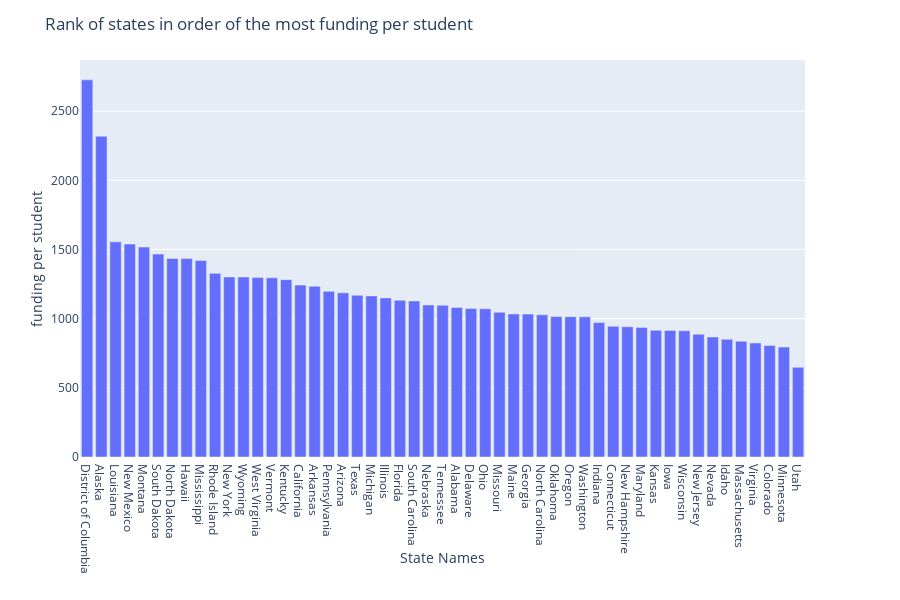

The code cell stored with this chart in its notebook:
### Code cell
# Visualize the states in order of the most funding per student.
fig = px.bar(funding_per_student, x='STNAME', y='funding_per_student')
fig.update_layout(
    title="Rank of states in order of the most funding per student",
    xaxis_title="State Names",
    yaxis_title="funding per student"
)
fig.show()

### Figure 1 — Plotly figure (JSON) as saved in the notebook; plotly's stock layout.template omitted (floating-point values rounded to 4 significant figures)
{"data": [{"alignmentgroup": "True", "hoverlabel": {"namelength": 0}, "hovertemplate": "STNAME=%{x}<br>funding_per_student=%{y}", "legendgroup": "", "marker": {"color": "#636efa"}, "name": "", "offsetgroup": "", "orientation": "v", "showlegend": false, "textposition": "auto", "type": "bar", "x": ["District of Columbia", "Alaska", "Louisiana", "New Mexico", "Montana", "South Dakota", "North Dakota", "Hawaii", "Mississippi", "Rhode Island", "New York", "Wyoming", "West Virginia", "Vermont", "Kentucky", "California", "Arkansas", "Pennsylvania", "Arizona", "Texas", "Michigan", "Illinois", "Florida", "South Carolina", "Nebraska", "Tennessee", "Alabama", "Delaware", "Ohio", "Missouri", "Maine", "Georgia", "North Carolina", "Oklahoma", "Oregon", "Washington", "Indiana", "Connecticut", "New Hampshire", "Maryland", "Kansas", "Iowa", "Wisconsin", "New Jersey", "Nevada", "Idaho", "Massachusetts", "Virginia", "Colorado", "Minnesota", "Utah"], "xaxis": "x", "y": [2727.0, 2320.0, 1555.0, 1540.0, 1518.0, 1467.0, 1435.0, 1435.0, 1421.0, 1328.0, 1302.0, 1302.0, 1299.0, 1296.0, 1282.0, 1243.0, 1235.0, 1198.0, 1187.0, 1169.0, 1165.0, 1150.0, 1133.0, 1128.0, 1099.0, 1097.0, 1081.0, 1073.0, 1072.0, 1046.0, 1035.0, 1034.0, 1028.0, 1015.0, 1015.0, 1013.0, 971.7, 944.8, 941.6, 936.8, 916.0, 915.1, 912.4, 887.5, 867.9, 850.9, 837.0, 824.4, 805.8, 794.9, 648.0], "yaxis": "y"}], "layout": {"barmode": "relative", "height": 600, "legend": {"tracegroupgap": 0}, "margin": {"t": 60}, "title": {"text": "Rank of states in order of the most funding per student"}, "xaxis": {"anchor": "y", "domain": [0, 0.98], "title": {"text": "State Names"}}, "yaxis": {"anchor": "x", "domain": [0, 1], "title": {"text": "funding per student"}}}}
